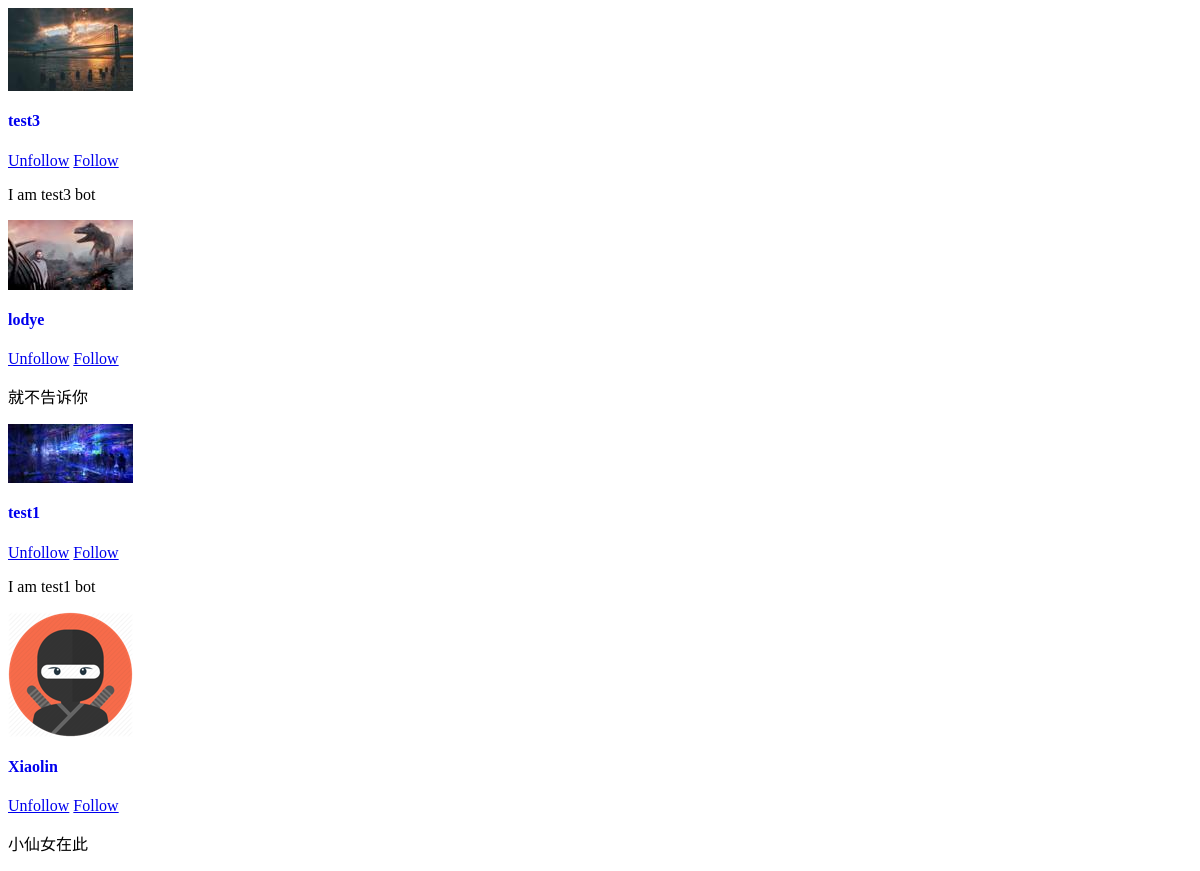
/user/Wildcard/following (signed in), run on an earlier commit of the app's database.
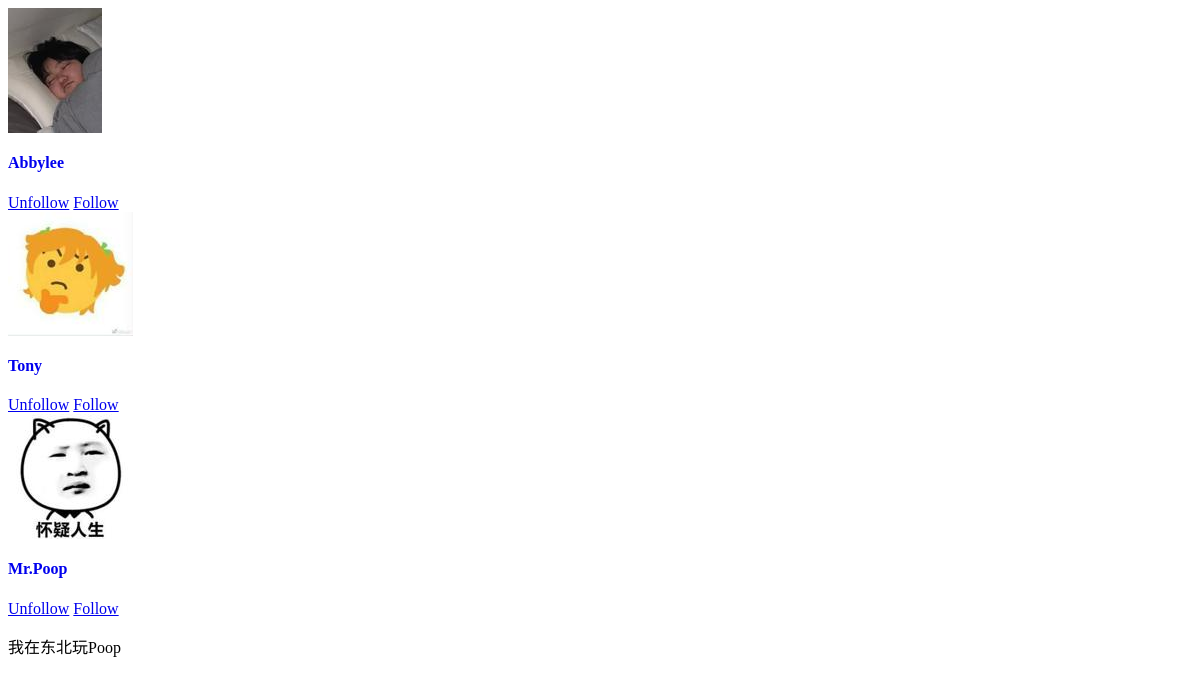
And on a later commit of the database.
### myBlogApp/models.py (models this page shows, shortened)
class User(UserMixin, db.Model):
    id = db.Column(db.Integer, primary_key=True)
    username = db.Column(db.String(64), index=True, unique=True)
    email = db.Column(db.String(120), index=True, unique=True)
    image_file = db.Column(db.String(200), default='default.png')
    password_hash = db.Column(db.String(128))
    about_me = db.Column(db.String(140))
    last_seen = db.Column(db.DateTime, default=datetime.utcnow())
    posts = db.relationship('Post', backref='author', foreign_keys='Post.user_id', lazy=True)
    comments = db.relationship('Comment', backref='c_author', foreign_keys='Comment.author_id', lazy='dynamic')
    followed = db.relationship(
        'User', secondary=followers,
        primaryjoin=(followers.c.follower_id == id),
        secondaryjoin=(followers.c.followed_id == id),
        backref=db.backref('followers', lazy='dynamic'), lazy='dynamic')
    liked = db.relationship('Like_Post', foreign_keys='Like_Post.liked_user_id', backref='liked_author', lazy='dynamic')
    message_sent = db.relationship('Message', foreign_keys='Message.sender_id', backref='author', lazy='dynamic')
    message_received = db.relationship('Message', foreign_keys='Message.recipient_id', backref='recipient', lazy='dynamic')
    last_message_read_time = db.Column(db.DateTime)
    notifications = db.relationship('Notification', foreign_keys='Notification.notification_user_id',
                                    backref='notification_user', lazy='dynamic')

### myBlogApp/routes.py (the view)
@app.route('/user/<string:username>/following')
@login_required
def show_following(username):
    user = User.query.filter_by(username=username).first_or_404()
    followings = user.followed.all()
    num = user.followed.count()
    return render_template('following.html', followings=followings, num=num, user=user)

### myBlogApp/models.py (called while the page is built)
@login.user_loader
def load_user(id):
    return User.query.get(int(id))

    @classmethod
    def before_commit(cls, session):
        session._changes = {
            'add': list(session.new),
            'update': list(session.dirty),
            'delete': list(session.deleted)
        }

    @classmethod
    def after_commit(cls, session):
        for obj in session._changes['add']:
            if isinstance(obj, SearchableMixin):
                add_to_index(obj.__tablename__, obj)
        for obj in session._changes['update']:
            if isinstance(obj, SearchableMixin):
                add_to_index(obj.__tablename__, obj)
        for obj in session._changes['delete']:
            if isinstance(obj, SearchableMixin):
                remove_from_index(obj.__tablename__, obj)
        session._changes = None

### myBlogApp/routes.py (called while the page is built)
@app.before_request
def before_request():
    if current_user.is_authenticated:
        current_user.last_seen = datetime.utcnow()
        db.session.commit()
        g.search_form = SearchForm()

### myBlogApp/templates/following.html (shortened to what this page needs)
    {% if num > 0 %}
        {% for following in followings %}
                <div class="content-section iterate-loop class-for-check border-w-0" >
                    <div class="media">
                    <a class="mr-1" href="{{ url_for('user_posts', username=following.username) }}">
                        <img class="rounded-circle article-img" src="{{ url_for('static', filename='profile/' + following.image_file) }}"></a>
                        <div class="media-body">
                            <div style=" justify-content: space-between; margin-left: 0" class="row">
                                <a class="mr-1" style="text-decoration: none;" href="{{ url_for('user_posts', username=following.username) }}">
                                <h4 class="account-heading heading-margin-control" id="test2">{{ following.username }}</h4>
                                </a>
                                <div id="a-anchor">
                                     {% if user == current_user %}
                                            <a  class="btn btn-profile following-btn-position follow-anchor" id="unfollow" rel="9" href="{{ url_for('unfollow', username=following.username) }}">Unfollow</a>
                                            <a class="btn btn-profile following-btn-position follow-anchor" id="followss" rel="7" href="{{ url_for('follow', username=following.username) }}">Follow</a>
                                      {% endif %}
                                </div>
                            </div>
                            {% if following.about_me %}<p class="following-mr-control">{{ following.about_me }}</p>{% endif %}
                        </div>
                    </div>
                </div>
        {% endfor %}
    {% endif %}

What changed in the data, as far as the page shows it:
removed User: image_file (picture), username "lodye", about_me "就不告诉你"
no longer on this page (row edited): User: image_file (picture), username "test1", about_me "I am test1 bot"
no longer on this page (row edited): User: image_file (picture), username "Xiaolin", about_me "小仙女在此"
changed User: image_file: a different picture; username "test3" → "Abbylee"; about_me "I am test3 bot" → (not shown)
now on this page (row edited): User: image_file (picture), username "Tony"
now on this page (row edited): User: image_file (picture), username "Mr.Poop", about_me "我在东北玩Poop"
